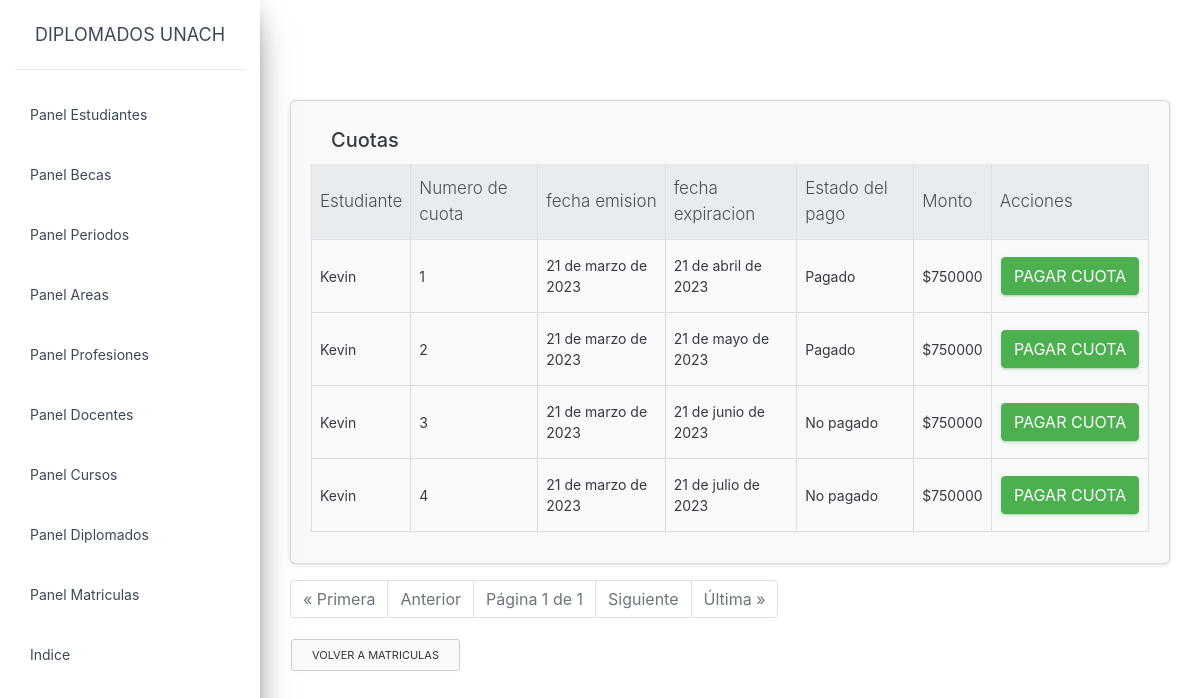
/artemis/cuotas/8/ (signed in), run on the app's committed database.
### artemis/models.py (models this page shows, shortened)
class Cuotas(models.Model):
    id = models.AutoField(primary_key=True)
    cuotas_por_pagar = models.ForeignKey(Matriculas,on_delete=models.CASCADE)
    fecha_emision = models.DateField(auto_now_add=True)
    fecha_exp = models.DateField(null=True, blank=True)
    pagado = models.BooleanField(default=False)
    fecha_pago = models.DateField(null=True, blank=True)
    monto_pago = models.IntegerField()
    numero_cuota = models.IntegerField()

class Matriculas(models.Model):
    id = models.AutoField(primary_key=True)
    diplomado = models.ForeignKey(Diplomados,on_delete=models.CASCADE)
    estudiantes = models.ForeignKey(Estudiantes, on_delete=models.CASCADE)
    activo = models.ForeignKey(Periodo, on_delete=models.CASCADE)
    num_cuotas = models.IntegerField()

class Estudiantes(models.Model):
    rut_estudiante = models.CharField(max_length=20,primary_key=True)
    nombre_estudiante = models.CharField(max_length=30)
    apellido_estudiante = models.CharField(max_length=20)
    num_tel_estudiante = models.IntegerField()
    direccion_estudiante = models.CharField(max_length=30)
    profesion = models.ForeignKey(Profesiones, on_delete= models.CASCADE)
    beca = models.ForeignKey(Becas, on_delete=models.CASCADE,null=True,blank=True)

### artemis/views.py (the view)
# urls.py: path('cuotas/<int:pk>/', views.listado_cuotas.as_view(), name='listado_cuotas'),
@method_decorator(login_required, name='dispatch' )
class listado_cuotas(ListView):
    model = Cuotas
    template_name = 'listado_cuotas.html'
    context_object_name = 'cuotas'
    paginate_by = 10
    def get_queryset(self):
        matricula_id  = self.kwargs.get('pk')
        return Cuotas.objects.filter(cuotas_por_pagar_id=matricula_id)
    def get_context_data(self, **kwargs):
        context = super().get_context_data(**kwargs)
        get_pagado_display = lambda cuota: 'Pagado' if cuota.pagado else 'No pagado'
        pagado_display_list = [get_pagado_display(cuota) for cuota in context['cuotas']]
        context['pagado_display_list'] = pagado_display_list
        return context

### artemis/templates/listado_cuotas.html (shortened to what this page needs)
{% extends "base.html" %}
{% block content %}
<head>
   <link rel="stylesheet" href="https://stackpath.bootstrapcdn.com/bootstrap/4.1.3/css/bootstrap.min.css">
   {% load crispy_forms_tags %}
</head>
<div class="card text-dark bg-light mb-3">
    <div class="card-body">
        <div class="card-header d-flex justify-content-between align-items-center">
            <h5 class="mb-0">Cuotas</h5>
        </div>
        <div class="table-responsive" style="max-height: calc(100vh - 370px); overflow-y: auto;">
            <table class="table table-hover table-bordered">
                <thead class="thead-light">
                    <tr class="table-hover">
                <th>Estudiante </th>
                <th>Numero de cuota </th>
                <th>fecha emision </th>
                <th>fecha expiracion</th>
                <th>Estado del pago</th>
                <th>Monto</th>
                <th>Acciones</th>
            </tr>
        </thead>
        <tbody>
            {% for cuota in object_list %}
                <tr>
                    <td>{{  cuota.cuotas_por_pagar.estudiantes.nombre_estudiante }} </td>
                    <td>{{ cuota.numero_cuota|join:", " }} </td>  {{ place.area.all }}
                    <td>{{ cuota.fecha_emision }} </td>
                    <td>{{ cuota.fecha_exp }} </td>
                    <td>
                        {% if cuota.pagado %}
                            Pagado
                        {% else %}
                            No pagado
                        {% endif %}
                    </td>
                    <td>${{ cuota.monto_pago }} </td>
                    <td>
                        <form method="post" action="{% url 'artemis:pagar_cuota' pk=cuota.pk %}">
                            <button type="submit" class="btn btn-success">Pagar cuota</button>
                          </form>
                        </td>
                    </tr>
                    {% endfor %}
                </tbody>
            </table>
        </div>
        </div>
        </div>
    <div class="pagination">
        <ul class="pagination justify-content-center">
          {% if page_obj.has_previous %}
          <li class="page-item"><a class="page-link" href="?page=1">&laquo; Primera</a></li>
          <li class="page-item"><a class="page-link" href="?page={{ page_obj.previous_page_number }}">Anterior</a></li>
          {% else %}
          <li class="page-item disabled"><span class="page-link">&laquo; Primera</span></li>
          <li class="page-item disabled"><span class="page-link">Anterior</span></li>
          {% endif %}
          <li class="page-item disabled"><span class="page-link">Página {{ page_obj.number }} de {{ page_obj.paginator.num_pages }}</span></li>
          {% if page_obj.has_next %}
          <li class="page-item"><a class="page-link" href="?page={{ page_obj.next_page_number }}">Siguiente</a></li>
          <li class="page-item"><a class="page-link" href="?page={{ page_obj.paginator.num_pages }}">Última &raquo;</a></li>
          {% else %}
          <li class="page-item disabled"><span class="page-link">Siguiente</span></li>
          <li class="page-item disabled"><span class="page-link">Última &raquo;</span></li>
          {% endif %}
      </div>
      <p>
        <a href="{% url "artemis:panel_matriculas" %}" class="btn btn-secondary btn-sm" >Volver a matriculas</a>
    </p>
{%endblock content%}

### artemis/templates/base.html (style rules this page uses)
.card { margin-top: 0; }

### data on the page
Cuotas: cuotas_por_pagar.estudiantes.nombre_estudiante "Kevin", numero_cuota "1", fecha_emision "21 de marzo de 2023", fecha_exp "21 de abril de 2023", pagado "Pagado", monto_pago "750000"
Cuotas: cuotas_por_pagar.estudiantes.nombre_estudiante "Kevin", numero_cuota "2", fecha_emision "21 de marzo de 2023", fecha_exp "21 de mayo de 2023", pagado "Pagado", monto_pago "750000"
Cuotas: cuotas_por_pagar.estudiantes.nombre_estudiante "Kevin", numero_cuota "3", fecha_emision "21 de marzo de 2023", fecha_exp "21 de junio de 2023", pagado "No pagado", monto_pago "750000"
Cuotas: cuotas_por_pagar.estudiantes.nombre_estudiante "Kevin", numero_cuota "4", fecha_emision "21 de marzo de 2023", fecha_exp "21 de julio de 2023", pagado "No pagado", monto_pago "750000"

### other printed values
{{ page_obj.number }} "1"
{{ page_obj.paginator.num_pages }} "1"
